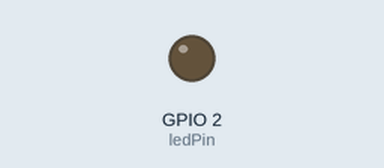
A sketch run on a simulated ESP32. On the bench: output pins drawn as LEDs (lit = HIGH). What the sketch prints to the serial monitor is not drawn.

Above: at 0.05 s.
At 2.05 s:
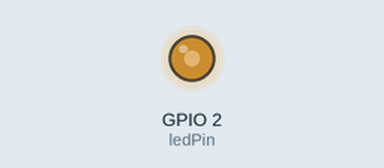
At 3.0 s:
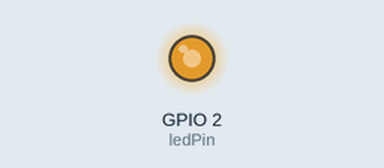
At 4.1 s:
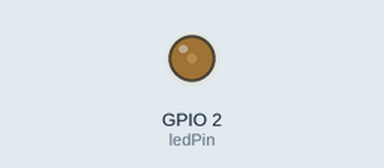
Timing chart, 0 to 7.0 s (numbered marks = the images above):
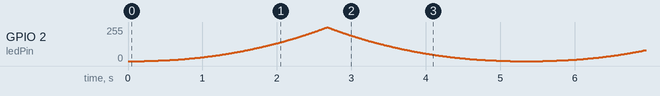

The sketch:

3.3sansedeng.ino
```cpp
#include <math.h>
const int ledPin = 2;
const int freq = 5000;
const int resolution = 8;

void setup() {
  Serial.begin(115200);
  ledcAttach(ledPin, freq, resolution);
}

void loop() {
  // 渐亮：归一化0~1，指数校正
  for(float x=0;x<=1;x+=0.003f){
    int duty = pow(x,2.2f)*255;
    ledcWrite(ledPin,duty);
    delay(8);
  }
  // 渐暗
  for(float x=1;x>=0;x-=0.003f){
    int duty = pow(x,2.2f)*255;
    ledcWrite(ledPin,duty);
    delay(8);
  }
  Serial.println("指数呼吸周期完成");
}
```
